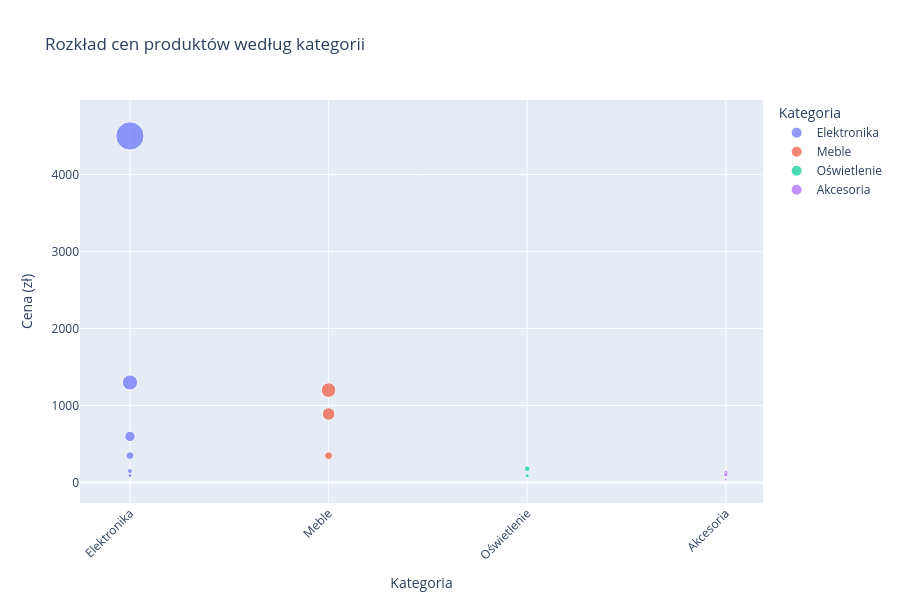

This figure's notebook cell:
### Markdown cell above
## 10. Zaawansowana wizualizacja - Scatter plot (cena vs kategoria)

### Code cell
# Scatter plot - rozkład cen w kategoriach
fig4 = px.scatter(
    df,
    x='kategoria',
    y='cena',
    title='Rozkład cen produktów według kategorii',
    labels={'kategoria': 'Kategoria', 'cena': 'Cena (zł)'},
    color='kategoria',
    size='cena',                           # Rozmiar punktu zależy od ceny
    hover_data=['nazwa'],                  # Pokaż nazwę przy hover
    height=600
)

fig4.update_layout(
    xaxis_tickangle=-45
)

fig4.show()

### Figure 1 — Plotly figure (JSON) as saved in the notebook; plotly's stock layout.template omitted (floating-point values rounded to 4 significant figures)
{"data": [{"customdata": [["Laptop Dell XPS"], ["Mysz Logitech"], ["Klawiatura mechaniczna"], ["Monitor 27 cali"], ["Słuchawki bezprzewodowe"], ["Powerbank 20000mAh"]], "hovertemplate": "Kategoria=%{x}<br>Cena (zł)=%{marker.size}<br>nazwa=%{customdata[0]}<extra></extra>", "legendgroup": "Elektronika", "marker": {"color": "#636efa", "size": [4500.0, 89.99, 350.0, 1299.0, 599.0, 149.0], "sizemode": "area", "sizeref": 11.25, "symbol": "circle"}, "mode": "markers", "name": "Elektronika", "orientation": "v", "showlegend": true, "type": "scatter", "x": ["Elektronika", "Elektronika", "Elektronika", "Elektronika", "Elektronika", "Elektronika"], "xaxis": "x", "y": [4500.0, 89.99, 350.0, 1299.0, 599.0, 149.0], "yaxis": "y"}, {"customdata": [["Biurko Ikea Bekant"], ["Krzesło ergonomiczne"], ["Regał Billy"]], "hovertemplate": "Kategoria=%{x}<br>Cena (zł)=%{marker.size}<br>nazwa=%{customdata[0]}<extra></extra>", "legendgroup": "Meble", "marker": {"color": "#EF553B", "size": [890.0, 1200.0, 349.0], "sizemode": "area", "sizeref": 11.25, "symbol": "circle"}, "mode": "markers", "name": "Meble", "orientation": "v", "showlegend": true, "type": "scatter", "x": ["Meble", "Meble", "Meble"], "xaxis": "x", "y": [890.0, 1200.0, 349.0], "yaxis": "y"}, {"customdata": [["Lampa biurkowa LED"], ["Lampka nocna"]], "hovertemplate": "Kategoria=%{x}<br>Cena (zł)=%{marker.size}<br>nazwa=%{customdata[0]}<extra></extra>", "legendgroup": "Oświetlenie", "marker": {"color": "#00cc96", "size": [180.0, 89.0], "sizemode": "area", "sizeref": 11.25, "symbol": "circle"}, "mode": "markers", "name": "Oświetlenie", "orientation": "v", "showlegend": true, "type": "scatter", "x": ["Oświetlenie", "Oświetlenie"], "xaxis": "x", "y": [180.0, 89.0], "yaxis": "y"}, {"customdata": [["Stojak na laptop"], ["Podkładka pod mysz"], ["Kabel HDMI 2m"], ["Mata pod krzesło"]], "hovertemplate": "Kategoria=%{x}<br>Cena (zł)=%{marker.size}<br>nazwa=%{customdata[0]}<extra></extra>", "legendgroup": "Akcesoria", "marker": {"color": "#ab63fa", "size": [125.5, 45.0, 35.0, 99.0], "sizemode": "area", "sizeref": 11.25, "symbol": "circle"}, "mode": "markers", "name": "Akcesoria", "orientation": "v", "showlegend": true, "type": "scatter", "x": ["Akcesoria", "Akcesoria", "Akcesoria", "Akcesoria"], "xaxis": "x", "y": [125.5, 45.0, 35.0, 99.0], "yaxis": "y"}], "layout": {"height": 600, "legend": {"itemsizing": "constant", "title": {"text": "Kategoria"}, "tracegroupgap": 0}, "title": {"text": "Rozkład cen produktów według kategorii"}, "xaxis": {"anchor": "y", "categoryarray": ["Elektronika", "Meble", "Oświetlenie", "Akcesoria"], "categoryorder": "array", "domain": [0, 1], "tickangle": -45, "title": {"text": "Kategoria"}}, "yaxis": {"anchor": "x", "domain": [0, 1], "title": {"text": "Cena (zł)"}}}}
